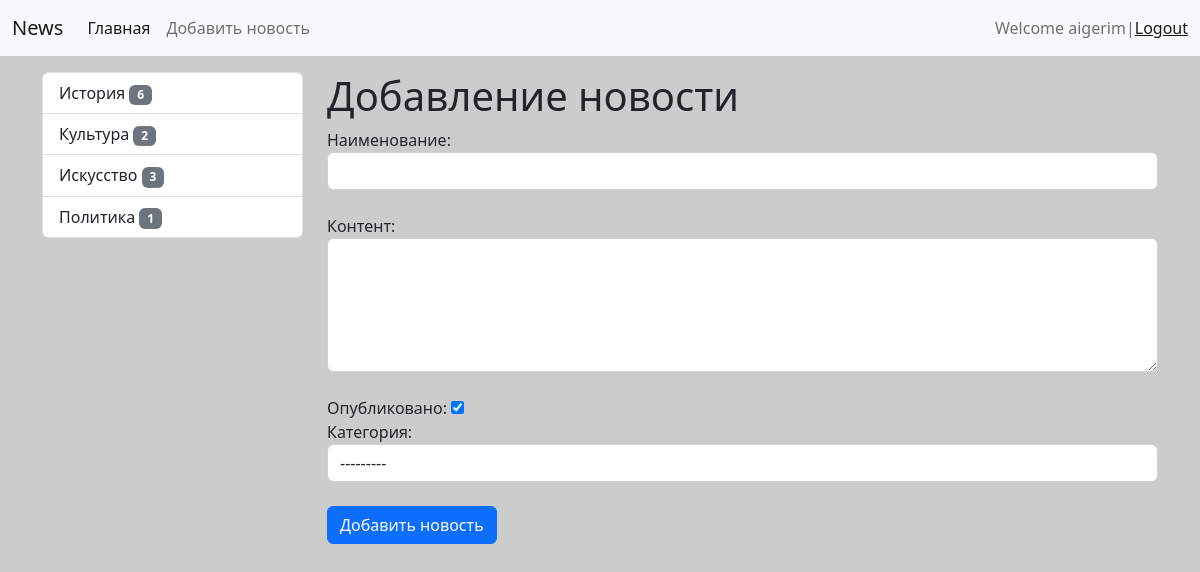
The page /news/add_news/ (signed in) on the database its author committed.
### news/models.py (models this page shows)
class Category(models.Model):
    title=models.CharField(max_length=150,db_index=True,verbose_name='категория')
    def get_absolute_url(self):
        return reverse('category', kwargs={"category_id":self.pk})
    def __str__(self):
        return self.title
    class Meta:
        verbose_name='Категория'
        verbose_name_plural='Категория'
        ordering = ['title']

### news/views.py (the view)
# urls.py: path('news/add_news/',CreateNews.as_view(), name='add_news'),
class CreateNews(LoginRequiredMixin, CreateView):
    form_class = NewsForm
    template_name = 'news/add_news.html'
    raise_exception = True

### news/forms.py (shortened to what this page needs)
class NewsForm(forms.ModelForm):
    class Meta:
        model = News
        fields = ['title', 'content', 'is_published', 'category']
        widgets = {
            'title': forms.TextInput(attrs={'class': 'form-control'}),
            'content': forms.Textarea(attrs={'class': 'form-control', 'rows': 5}),
            'category': forms.Select(attrs={'class': 'form-control'})
        }

### news/templatetags/news_tags.py (called while the page is built)
@register.inclusion_tag('news/list_categories.html')
def show_categories(arg1='hello',arg2='word'):
    categories = Category.objects.annotate(cnt=Count('news',filter=F('news__is_published'))).filter(cnt__gt=0)
    return {"categories":categories, "arg1":arg1,"arg2":arg2}

### news/templates/news/add_news.html (shortened to what this page needs)
{% extends 'base.html' %}
{% block sidebar %}
{% include 'inc/_sidebar.html' %}
{% endblock %}
{% block content %}
<h1> Добавление новости</h1>
<form action="{% url 'add_news' %}" method="post">
{% for field in form %}
<div class="form-group">
    {{ field.label_tag }}
    {{ field }}
    <br>
</div>
{% endfor %}
    <button type="submit" class="btn btn-primary btn-block">Добавить новость</button>
</form>
{% endblock %}

### templates/inc/_nav.html (shortened to what this page needs)
<nav class="navbar navbar-expand-lg bg-light">
  <div class="container-fluid">
    <a class="navbar-brand" href="{% url 'home' %}">News</a>
    <div class="collapse navbar-collapse" id="navbarSupportedContent">
      <ul class="navbar-nav me-auto mb-2 mb-lg-0">
        <li class="nav-item">
          <a class="nav-link active" aria-current="page" href="{% url 'home' %}">Главная</a>
        </li>
        {% if request.user.is_authenticated %}
        <li class="nav-item">
          <a class="nav-link" href="{% url 'add_news' %}">Добавить новость</a>
        </li>
        {% endif %}
      </ul>
      <span class="navbar-text">
        {% if request.user.is_authenticated %}
        Welcome {{user.username}}|<a href="{% url 'logout' %}">Logout</a>
        {% else %}
        <a href="{% url 'register' %}">Register </a>|<a href="{% url 'login' %}">Login</a>
        {% endif %}
      </span>
    </div>
  </div>
</nav>

### news/templates/news/list_categories.html
<div class="list-group">
  {%for item in categories%}
  <a href="{{ item.get_absolute_url }} " class="list-group-item list-group-item-action">
    {{ item.title }} <span class="badge bg-secondary">{{ item.cnt }}</span></a>
  {%endfor%}
</div>

### sait/static/css/style.css (style rules this page uses)
body { background-color: #ccc; }

### rows shown on the page
Category: title "История", cnt "6"
Category: title "Культура", cnt "2"
Category: title "Искусство", cnt "3"
Category: title "Политика", cnt "1"

### other values the page prints
{{ user.username }} "aigerim"
{{ field.label_tag }} "Наименование:" "Контент:" "Опубликовано:" "Категория:"
